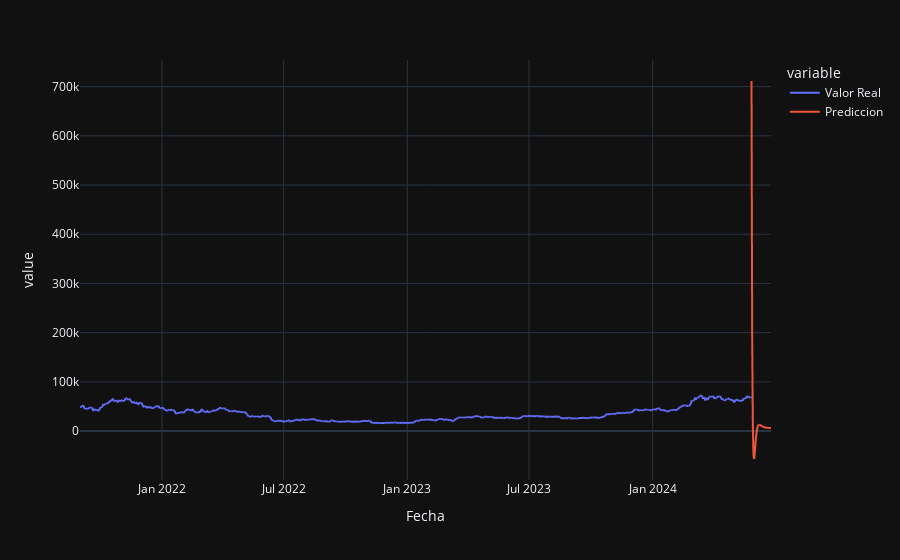

This figure's notebook cell:
### Code cell
import plotly.express as px
# Crear un rango de fechas futuras

# Crear un DataFrame con las predicciones futuras
df_futuro = pd.DataFrame({
    'Fecha': futuras_fechas,
    'Prediccion': futuro_predicciones
})

# Datos actuales con las predicciones futuras
df_resultado = pd.concat([prices[['time', 'close']].rename(columns={'time': 'Fecha', 'close': 'Valor Real'}), df_futuro], ignore_index=True)

df_resultado['Fecha'] = pd.to_datetime(df_resultado['Fecha'])
df_resultado['Prediccion'] = df_resultado['Prediccion'].astype(float)
df_resultado['Valor Real'] = df_resultado['Valor Real'].astype(float)

fig = px.line(df_resultado, x='Fecha', y=['Valor Real', 'Prediccion'], template='plotly_dark')
fig.show()

### Figure 1 — Plotly figure (JSON) as saved in the notebook; plotly's stock layout.template omitted (floating-point values rounded to 4 significant figures; data arrays with more than 128 entries replaced by an {"elided": "..."} marker saying what was removed)
{"data": [{"hovertemplate": "variable=Valor Real<br>Fecha=%{x}<br>value=%{y}<extra></extra>", "legendgroup": "Valor Real", "line": {"color": "#636efa", "dash": "solid"}, "marker": {"symbol": "circle"}, "mode": "lines", "name": "Valor Real", "showlegend": true, "type": "scattergl", "x": {"elided": "1030 str values"}, "xaxis": "x", "y": {"elided": "1030 float values"}, "yaxis": "y"}, {"hovertemplate": "variable=Prediccion<br>Fecha=%{x}<br>value=%{y}<extra></extra>", "legendgroup": "Prediccion", "line": {"color": "#EF553B", "dash": "solid"}, "marker": {"symbol": "circle"}, "mode": "lines", "name": "Prediccion", "showlegend": true, "type": "scattergl", "x": {"elided": "1030 str values"}, "xaxis": "x", "y": {"elided": "1030 float values"}, "yaxis": "y"}], "layout": {"legend": {"title": {"text": "variable"}, "tracegroupgap": 0}, "margin": {"t": 60}, "xaxis": {"anchor": "y", "domain": [0, 1], "title": {"text": "Fecha"}}, "yaxis": {"anchor": "x", "domain": [0, 1], "title": {"text": "value"}}}}
